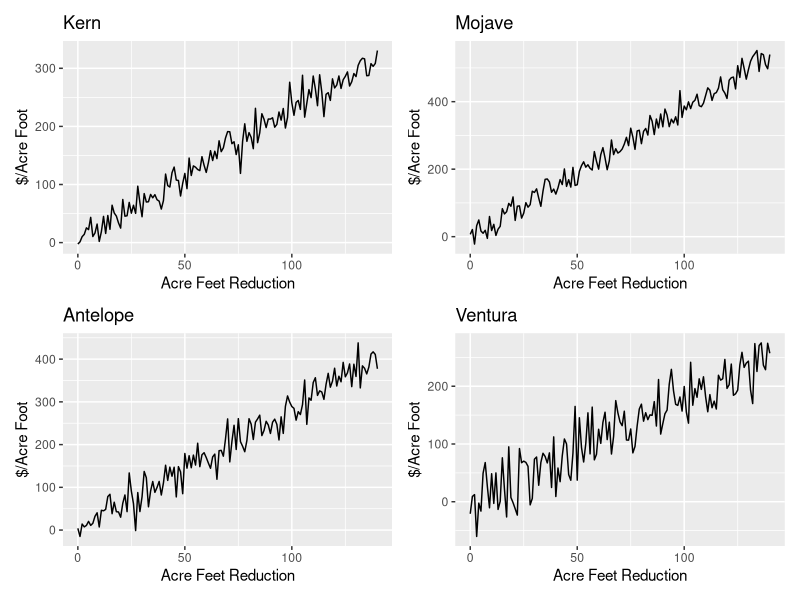
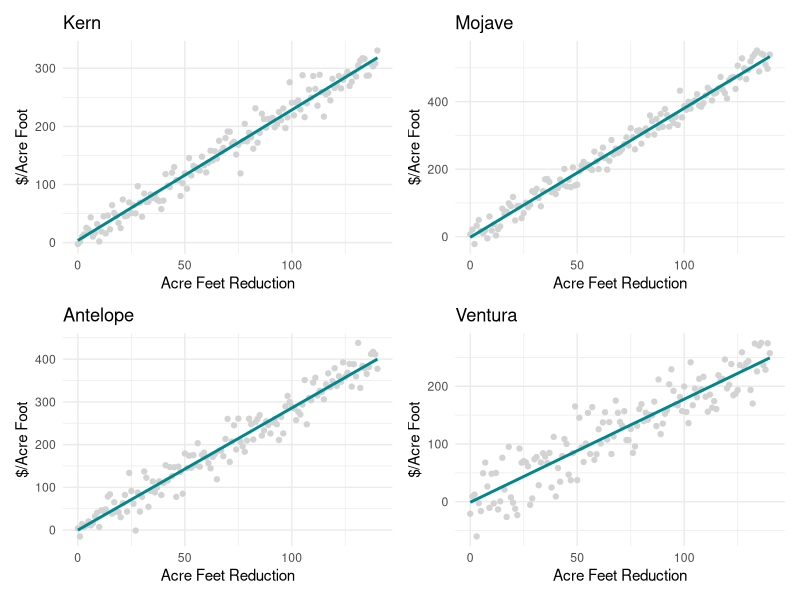

The R script that drew these images, in order:
## ---- chunk 1
knitr::opts_chunk$set(echo = TRUE)

library(tidyverse)
library(here)
library(patchwork)

wd <- read_csv(here("data", "Water_Districts.csv"))

kern <- wd %>% 
  select(1, Reduction, MC_Kern)

mojave <- wd %>% 
  select(1, Reduction, MC_Mojave)

antelope <- wd %>% 
  select(1, Reduction, MC_Antelope)

ventura <- wd %>% 
  select(1, Reduction, MC_Ventura)

#Kern graph
kp <- ggplot(kern, aes(x = Reduction, y = MC_Kern)) +
  geom_line() +
  labs(x = "Acre Feet Reduction",
       y = "$/Acre Foot",
       title = "Kern")

#Mojave graph
mp <- ggplot(mojave, aes(x = Reduction, y = MC_Mojave)) +
  geom_line()+
  labs(x = "Acre Feet Reduction",
       y = "$/Acre Foot",
       title = "Mojave")

#Antelope graph
ap <- ggplot(antelope, aes(x = Reduction, y = MC_Antelope)) +
  geom_line()+
  labs(x = "Acre Feet Reduction",
       y = "$/Acre Foot",
       title = "Antelope")

#Ventura graph
vp <- ggplot(ventura, aes(x = Reduction, y = MC_Ventura)) +
  geom_line()+
  labs(x = "Acre Feet Reduction",
       y = "$/Acre Foot",
       title = "Ventura")

#combine
(kp + mp)/(ap + vp)


#linear models
kern_model <- lm(data = kern, MC_Kern ~ 0 + Reduction)
kern_coeff <- kern_model$coefficient[1]

mojave_model <- lm(data = mojave, MC_Mojave ~ 0 + Reduction)
mojave_coeff <- mojave_model$coefficient[1]

antelope_model <- lm(data = antelope, MC_Antelope ~ 0 + Reduction)
antelope_coeff <- antelope_model$coefficient[1]

ventura_model <- lm(data = ventura, MC_Ventura ~ 0 + Reduction)
ventura_coeff <- ventura_model$coefficient[1]

#lm graphs
klm <- ggplot(kern, aes(x = Reduction, y = MC_Kern)) +
  geom_point(color = "lightgrey") +
  geom_smooth(method='lm', se=FALSE, color = "turquoise4") + 
  theme_minimal() + 
  labs(x = "Acre Feet Reduction",
       y = "$/Acre Foot",
       title = "Kern")

mlm <- ggplot(mojave, aes(x = Reduction, y = MC_Mojave)) +
  geom_point(color = "lightgrey") +
  geom_smooth(method='lm', se=FALSE, color = "turquoise4") + 
  theme_minimal() + 
  labs(x = "Acre Feet Reduction",
       y = "$/Acre Foot",
       title = "Mojave")

alm <- ggplot(antelope, aes(x = Reduction, y = MC_Antelope)) +
  geom_point(color = "lightgrey") +
  geom_smooth(method='lm', se=FALSE, color = "turquoise4") + 
  theme_minimal() + 
  labs(x = "Acre Feet Reduction",
       y = "$/Acre Foot",
       title = "Antelope")

vlm <- ggplot(ventura, aes(x = Reduction, y = MC_Ventura)) +
  geom_point(color = "lightgrey") +
  geom_smooth(method='lm', se=FALSE, color = "turquoise4") + 
  theme_minimal() + 
  labs(x = "Acre Feet Reduction",
       y = "$/Acre Foot",
       title = "Ventura")

#combine
(klm + mlm)/(alm + vlm)
